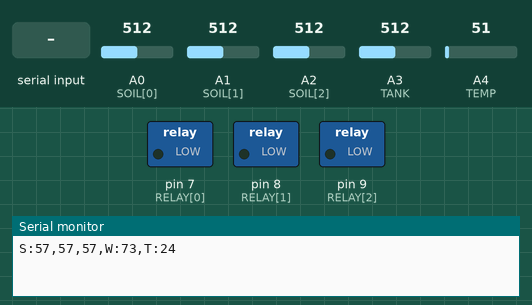
This sketch was run on a simulated Arduino Uno, built with avr-gcc and run on an emulated ATmega328P. Shown: switched loads named in the sketch (green lamp = pin HIGH), the last lines printed to the serial monitor. The test bench sets the inputs (shaded band); at power-on: A0 (SOIL[0]) = 512, A1 (SOIL[1]) = 512, A2 (SOIL[2]) = 512, A3 (TANK) = 512, A4 (TEMP) = 51.

Above: at 1.2 s.
1.3 s: "P1\n" received over Serial
At 2.3 s:
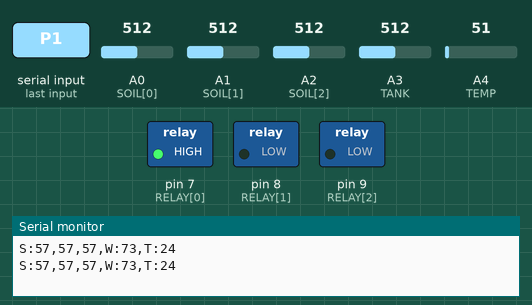
Timing chart, 0 to 4.3 s (numbered marks = the images above; inputs shaded):
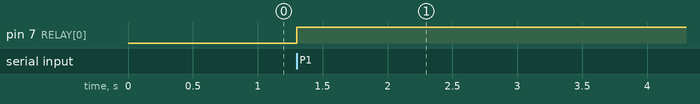

Measured:
- after the input at 1.3 s, pin 7 (RELAY[0]): LOW → HIGH at once

The sketch:

arduino_irrigation_v2.ino
```cpp
// HYBRID-X1 Arduino part (v2): 3 irrigation zones + tank + temperature.
// Sends:  S:45,46,50,W:80,T:31   Receives:  "P1" = zone 1 pump on, "P0" = all off, "P2", "P3"
const int SOIL[3]  = {A0, A1, A2};   // capacitive soil sensors, one per zone
const int TANK = A3, TEMP = A4;
const int RELAY[3] = {7, 8, 9};      // 3-channel relay module (one valve/pump per zone)
const int DRY = 800, WET = 300;      // calibrate with your own sensors
unsigned long lastCmd = 0, lastSend = 0;

int pct(int raw, int dry, int wet) { return constrain(map(raw, dry, wet, 0, 100), 0, 100); }
void allOff() { for (int i = 0; i < 3; i++) digitalWrite(RELAY[i], LOW); }

void setup() {
  Serial.begin(9600);
  for (int i = 0; i < 3; i++) pinMode(RELAY[i], OUTPUT);
  allOff();
}

void loop() {
  if (Serial.available() >= 2) {
    char c = Serial.read(), z = Serial.read();          // e.g. 'P','2'
    if (c == 'P' && z == '0') allOff();
    if (c == 'P' && z >= '1' && z <= '3') { allOff(); digitalWrite(RELAY[z - '1'], HIGH); lastCmd = millis(); }
  }
  // safety: never run a pump for more than 2 minutes without a new command from the Pi
  if (millis() - lastCmd > 120000UL) allOff();

  if (millis() - lastSend > 1000) {
    lastSend = millis();
    Serial.print("S:");
    for (int i = 0; i < 3; i++) { Serial.print(pct(analogRead(SOIL[i]), DRY, WET)); Serial.print(","); }
    Serial.print("W:"); Serial.print(pct(analogRead(TANK), 0, 700));
    Serial.print(",T:"); Serial.println((int)(analogRead(TEMP) * 500.0 / 1023.0));
  }
}
```
